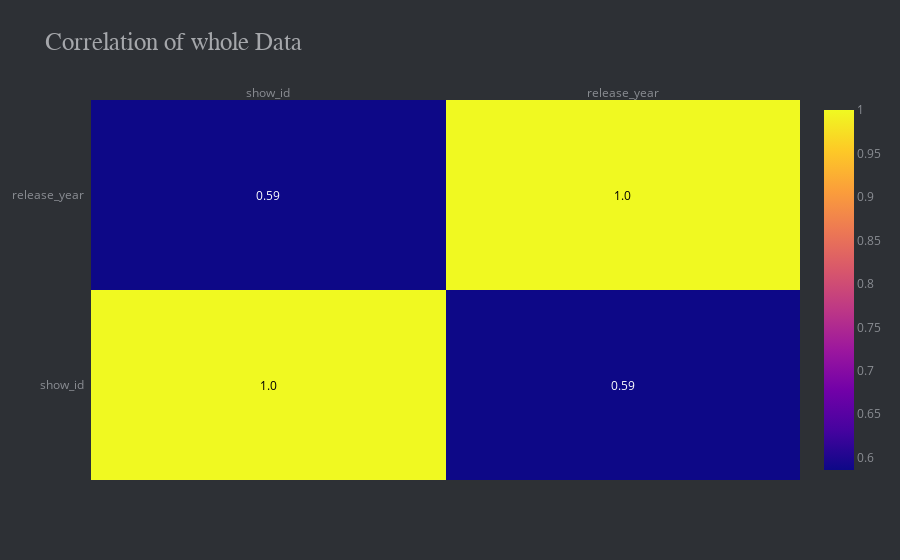

Notebook code cell kept with this figure:
### Markdown cell above
#### Now if we look at the data, we have some questions ready like

- What is the ratio of Movie and TV Shows on Netflix
- Distribution of Rating in Netflix
- Which has the highest rating Tv Shows or Movies on Netflix
- There are many more questions that we can answer we will see them in further blogs.

#### Viewing the correlation between the features.

### Code cell
# Heatmap
# Correlation between the feature show with the help of visualisation
corrs = df.corr()
fig_heatmap = ff.create_annotated_heatmap(
    z=corrs.values,
    x=list(corrs.columns),
    y=list(corrs.index),
    annotation_text=corrs.round(2).values,
    showscale=True)
fig_heatmap.update_layout(title= 'Correlation of whole Data',  
                          plot_bgcolor='#2d3035', paper_bgcolor='#2d3035',
                          title_font=dict(size=25, color='#a5a7ab', family="Muli, sans-serif"),
                          font=dict(color='#8a8d93'))

### Figure 1 — Plotly figure (JSON) as saved in the notebook; plotly's stock layout.template omitted (floating-point values rounded to 4 significant figures)
{"data": [{"colorscale": [[0, "#0d0887"], [0.1111, "#46039f"], [0.2222, "#7201a8"], [0.3333, "#9c179e"], [0.4444, "#bd3786"], [0.5556, "#d8576b"], [0.6667, "#ed7953"], [0.7778, "#fb9f3a"], [0.8889, "#fdca26"], [1, "#f0f921"]], "reversescale": false, "showscale": true, "type": "heatmap", "x": ["show_id", "release_year"], "y": ["show_id", "release_year"], "z": [[1, 0.5859], [0.5859, 1]]}], "layout": {"annotations": [{"font": {"color": "#000000"}, "showarrow": false, "text": "1.0", "x": "show_id", "xref": "x", "y": "show_id", "yref": "y"}, {"font": {"color": "#FFFFFF"}, "showarrow": false, "text": "0.59", "x": "release_year", "xref": "x", "y": "show_id", "yref": "y"}, {"font": {"color": "#FFFFFF"}, "showarrow": false, "text": "0.59", "x": "show_id", "xref": "x", "y": "release_year", "yref": "y"}, {"font": {"color": "#000000"}, "showarrow": false, "text": "1.0", "x": "release_year", "xref": "x", "y": "release_year", "yref": "y"}], "font": {"color": "#8a8d93"}, "paper_bgcolor": "#2d3035", "plot_bgcolor": "#2d3035", "title": {"font": {"color": "#a5a7ab", "family": "Muli, sans-serif", "size": 25}, "text": "Correlation of whole Data"}, "xaxis": {"dtick": 1, "gridcolor": "rgb(0, 0, 0)", "side": "top", "ticks": ""}, "yaxis": {"dtick": 1, "ticks": "", "ticksuffix": "  "}}}
